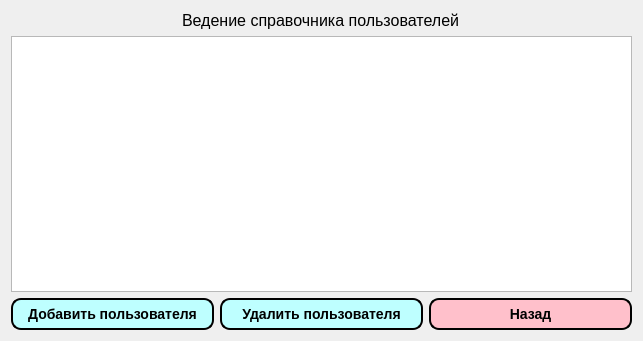
<?xml version="1.0" encoding="UTF-8"?>
<ui version="4.0">
 <class>Admin_users</class>
 <widget class="QWidget" name="Admin_users">
  <property name="geometry">
   <rect>
    <x>0</x>
    <y>0</y>
    <width>643</width>
    <height>341</height>
   </rect>
  </property>
  <property name="windowTitle">
   <string>Form</string>
  </property>
  <layout class="QGridLayout" name="gridLayout">
   <item row="0" column="0" alignment="Qt::AlignHCenter">
    <widget class="QLabel" name="label">
     <property name="font">
      <font>
       <pointsize>12</pointsize>
      </font>
     </property>
     <property name="text">
      <string>Ведение справочника пользователей</string>
     </property>
    </widget>
   </item>
   <item row="1" column="0">
    <widget class="QTableView" name="tableView"/>
   </item>
   <item row="2" column="0">
    <layout class="QHBoxLayout" name="horizontalLayout">
     <item>
      <widget class="QPushButton" name="pushButton">
       <property name="styleSheet">
        <string notr="true">QPushButton{
     background-color: rgb(190, 255, 255);
     border-style: outset;
     border-width: 2px;
     border-radius: 10px;
     border-color: black;
     font: bold 14px;
     min-width: 10em;
     padding: 6px;
 }
 QPushButton:pressed {
     background-color: rgb(0, 255, 238);
     border-style: inset;
 }</string>
       </property>
       <property name="text">
        <string>Добавить пользователя</string>
       </property>
      </widget>
     </item>
     <item>
      <widget class="QPushButton" name="pushButton_2">
       <property name="styleSheet">
        <string notr="true">QPushButton{
     background-color: rgb(190, 255, 255);
     border-style: outset;
     border-width: 2px;
     border-radius: 10px;
     border-color: black;
     font: bold 14px;
     min-width: 10em;
     padding: 6px;
 }
 QPushButton:pressed {
     background-color: rgb(0, 255, 238);
     border-style: inset;
 }</string>
       </property>
       <property name="text">
        <string>Удалить пользователя</string>
       </property>
      </widget>
     </item>
     <item>
      <widget class="QPushButton" name="pushButton_3">
       <property name="styleSheet">
        <string notr="true">QPushButton{
     background-color: pink;
     border-style: outset;
     border-width: 2px;
     border-radius: 10px;
     border-color: black;
     font: bold 14px;
     min-width: 10em;
     padding: 6px;
 }
 QPushButton:pressed {
     background-color: rgb(0, 255, 238);
     border-style: inset;
 }</string>
       </property>
       <property name="text">
        <string>Назад</string>
       </property>
      </widget>
     </item>
    </layout>
   </item>
  </layout>
 </widget>
 <resources/>
 <connections/>
</ui>
